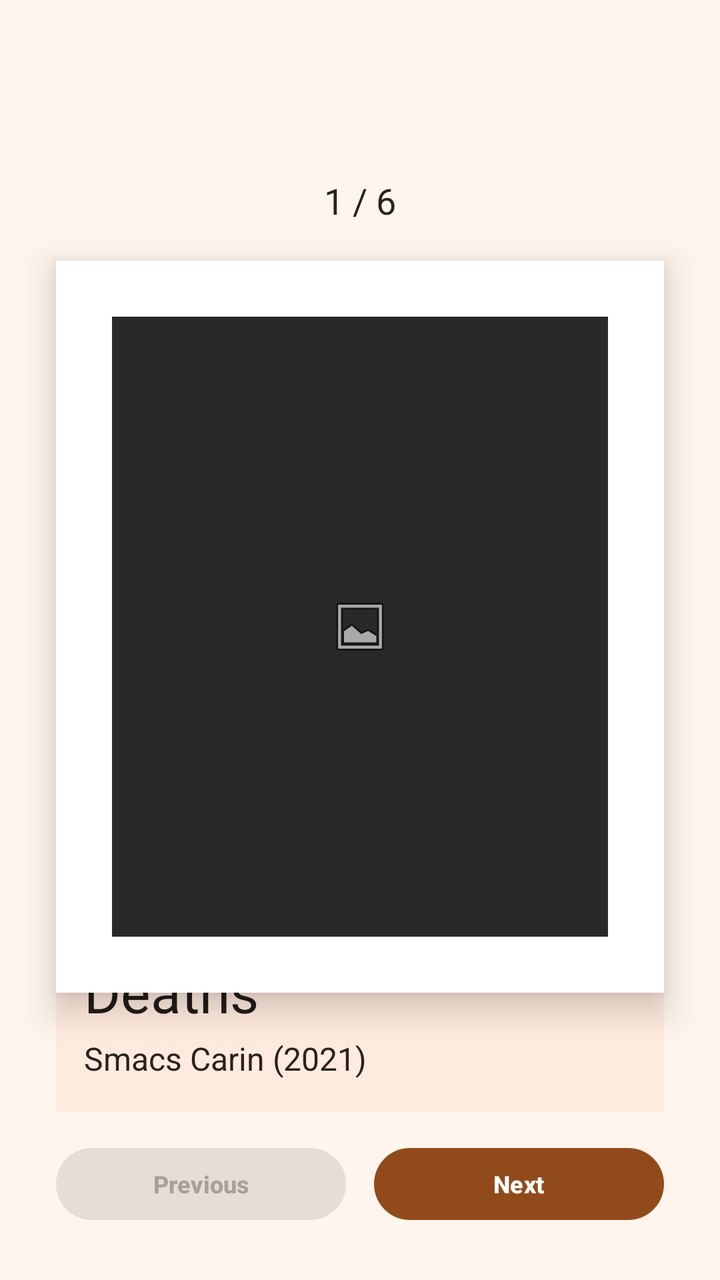
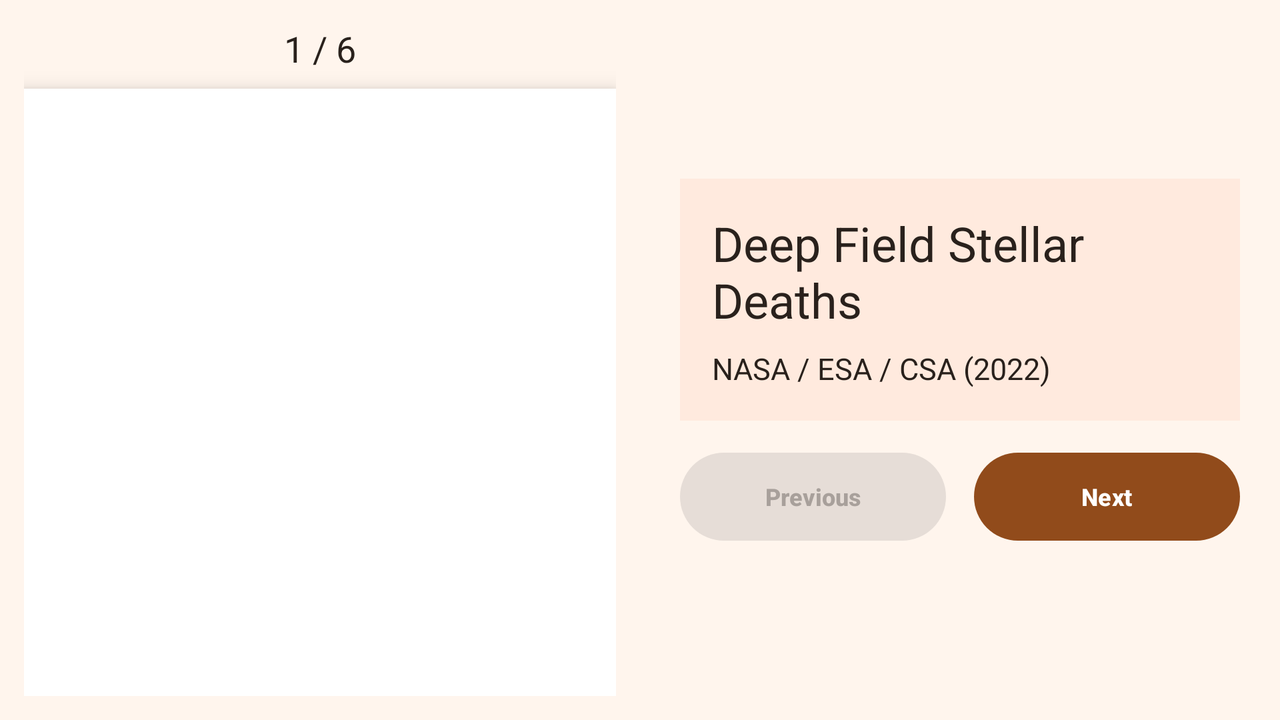

First picture: res/layout/ on a phone held upright. Second picture: the repository's own variant of that layout, on a device whose configuration matches the variant's folder. Source for both follows.
<!-- AndroidManifest.xml: application theme Theme.Mid_Exam_Mohamed_AlFarani -->
<!-- res/layout/activity_main.xml -->
<?xml version="1.0" encoding="utf-8"?>
<androidx.constraintlayout.widget.ConstraintLayout
    xmlns:android="http://schemas.android.com/apk/res/android"
    xmlns:app="http://schemas.android.com/apk/res-auto"
    xmlns:tools="http://schemas.android.com/tools"
    android:id="@+id/main"
    android:layout_width="match_parent"
    android:layout_height="match_parent"
    android:background="#FFF5ED"
    tools:context=".MainActivity">

    
    <TextView
        android:id="@+id/artworkCounter"
        android:layout_width="wrap_content"
        android:layout_height="wrap_content"
        android:layout_marginTop="88dp"
        android:text="1 / 6"
        android:textSize="18sp"
        android:textColor="#29211C"
        app:layout_constraintTop_toTopOf="parent"
        app:layout_constraintStart_toStartOf="parent"
        app:layout_constraintEnd_toEndOf="parent" />

    
    <LinearLayout
        android:id="@+id/artworkCard"
        android:layout_width="0dp"
        android:layout_height="wrap_content"
        android:layout_marginStart="28dp"
        android:layout_marginEnd="28dp"
        android:layout_marginTop="18dp"
        android:orientation="vertical"
        android:padding="28dp"
        android:background="#FFFFFF"
        android:elevation="10dp"
        app:layout_constraintTop_toBottomOf="@id/artworkCounter"
        app:layout_constraintStart_toStartOf="parent"
        app:layout_constraintEnd_toEndOf="parent">

        <ImageView
            android:id="@+id/artworkImage"
            android:layout_width="match_parent"
            android:layout_height="310dp"
            android:background="#292929"
            android:src="@android:drawable/ic_menu_gallery"
            android:scaleType="centerInside"
            android:clickable="true"
            android:focusable="true"
            android:contentDescription="Artwork image" />

    </LinearLayout>

    
    <LinearLayout
        android:id="@+id/artworkInfo"
        android:layout_width="0dp"
        android:layout_height="wrap_content"
        android:layout_marginStart="28dp"
        android:layout_marginEnd="28dp"
        android:layout_marginBottom="18dp"
        android:background="#FFEADE"
        android:orientation="vertical"
        android:paddingStart="14dp"
        android:paddingEnd="14dp"
        android:paddingTop="16dp"
        android:paddingBottom="16dp"
        app:layout_constraintTop_toBottomOf="@id/artworkCard"
        app:layout_constraintBottom_toTopOf="@id/navigationButtons"
        app:layout_constraintVertical_bias="1"
        app:layout_constraintStart_toStartOf="parent"
        app:layout_constraintEnd_toEndOf="parent">

        <TextView
            android:id="@+id/artworkTitle"
            android:layout_width="match_parent"
            android:layout_height="wrap_content"
            android:text="Deep Field Stellar Deaths"
            android:textColor="#211B17"
            android:textSize="28sp" />

        <TextView
            android:id="@+id/artworkArtistYear"
            android:layout_width="match_parent"
            android:layout_height="wrap_content"
            android:layout_marginTop="4dp"
            android:text="Smacs Carin (2021)"
            android:textColor="#29211C"
            android:textSize="16sp" />

    </LinearLayout>

    
    <LinearLayout
        android:id="@+id/navigationButtons"
        android:layout_width="0dp"
        android:layout_height="36dp"
        android:layout_marginStart="28dp"
        android:layout_marginEnd="28dp"
        android:layout_marginBottom="30dp"
        android:orientation="horizontal"
        app:layout_constraintBottom_toBottomOf="parent"
        app:layout_constraintStart_toStartOf="parent"
        app:layout_constraintEnd_toEndOf="parent">

        <Button
            android:id="@+id/previousButton"
            android:layout_width="0dp"
            android:layout_height="match_parent"
            android:layout_weight="1"
            android:layout_marginEnd="7dp"
            android:text="Previous"
            android:textAllCaps="false"
            android:textSize="12sp"
            android:textStyle="bold"
            android:minHeight="0dp"
            android:insetTop="0dp"
            android:insetBottom="0dp"
            android:enabled="false"
            android:textColor="@color/artspace_button_text"
            app:backgroundTint="@color/artspace_button_tint"
            app:cornerRadius="30dp" />

        <Button
            android:id="@+id/nextButton"
            android:layout_width="0dp"
            android:layout_height="match_parent"
            android:layout_weight="1"
            android:layout_marginStart="7dp"
            android:text="Next"
            android:textAllCaps="false"
            android:textSize="12sp"
            android:textStyle="bold"
            android:minHeight="0dp"
            android:insetTop="0dp"
            android:insetBottom="0dp"
            android:textColor="@color/artspace_button_text"
            app:backgroundTint="@color/artspace_button_tint"
            app:cornerRadius="30dp" />

    </LinearLayout>

</androidx.constraintlayout.widget.ConstraintLayout>
<!-- resources referenced by this layout -->
<resources>
  <style name="Theme.Mid_Exam_Mohamed_AlFarani" parent="Base.Theme.Mid_Exam_Mohamed_AlFarani" />
  <style name="Base.Theme.Mid_Exam_Mohamed_AlFarani" parent="Theme.Material3.DayNight.NoActionBar">
          
          
      </style>
</resources>
<!-- res/layout-land/activity_main.xml (the repository's variant of the layout above) -->
<!-- drawn on the phone turned sideways -->
<LinearLayout
    xmlns:android="http://schemas.android.com/apk/res/android"
    xmlns:app="http://schemas.android.com/apk/res-auto"
    xmlns:tools="http://schemas.android.com/tools"
    android:id="@+id/main"
    android:layout_width="match_parent"
    android:layout_height="match_parent"
    android:orientation="horizontal"
    android:background="#FFF5ED"
    tools:context=".MainActivity">

    
    <LinearLayout
        android:layout_width="0dp"
        android:layout_height="match_parent"
        android:layout_weight="1"
        android:orientation="vertical"
        android:padding="12dp">

        <TextView
            android:id="@+id/artworkCounter"
            android:layout_width="match_parent"
            android:layout_height="wrap_content"
            android:text="1 / 6"
            android:textSize="18sp"
            android:textColor="#29211C"
            android:gravity="center" />

        <LinearLayout
            android:id="@+id/artworkCard"
            android:layout_width="match_parent"
            android:layout_height="0dp"
            android:layout_weight="1"
            android:layout_marginTop="8dp"
            android:orientation="vertical"
            android:padding="12dp"
            android:background="#FFFFFF"
            android:elevation="6dp">

            <ImageView
                android:id="@+id/artworkImage"
                android:layout_width="match_parent"
                android:layout_height="match_parent"
                android:src="@drawable/artwork_1"
                android:scaleType="centerCrop"
                android:clickable="true"
                android:focusable="true"
                android:contentDescription="Artwork image" />

        </LinearLayout>

    </LinearLayout>

    
    <LinearLayout
        android:layout_width="0dp"
        android:layout_height="match_parent"
        android:layout_weight="1"
        android:orientation="vertical"
        android:gravity="center_vertical"
        android:padding="20dp">

        
        <LinearLayout
            android:id="@+id/artworkInfo"
            android:layout_width="match_parent"
            android:layout_height="wrap_content"
            android:orientation="vertical"
            android:padding="16dp"
            android:background="#FFEADE">

            <TextView
                android:id="@+id/artworkTitle"
                android:layout_width="match_parent"
                android:layout_height="wrap_content"
                android:text="Deep Field Stellar Deaths"
                android:textSize="24sp"
                android:textColor="#29211C" />

            <TextView
                android:id="@+id/artworkArtistYear"
                android:layout_width="match_parent"
                android:layout_height="wrap_content"
                android:layout_marginTop="8dp"
                android:text="NASA / ESA / CSA (2022)"
                android:textSize="15sp"
                android:textColor="#29211C" />

        </LinearLayout>

        
        <LinearLayout
            android:id="@+id/navigationButtons"
            android:layout_width="match_parent"
            android:layout_height="44dp"
            android:layout_marginTop="16dp"
            android:orientation="horizontal">

            <Button
                android:id="@+id/previousButton"
                android:layout_width="0dp"
                android:layout_height="match_parent"
                android:layout_weight="1"
                android:layout_marginEnd="7dp"
                android:text="Previous"
                android:textAllCaps="false"
                android:textSize="12sp"
                android:textStyle="bold"
                android:minHeight="0dp"
                android:insetTop="0dp"
                android:insetBottom="0dp"
                android:enabled="false"
                android:textColor="@color/artspace_button_text"
                app:backgroundTint="@color/artspace_button_tint"
                app:cornerRadius="25dp" />

            <Button
                android:id="@+id/nextButton"
                android:layout_width="0dp"
                android:layout_height="match_parent"
                android:layout_weight="1"
                android:layout_marginStart="7dp"
                android:text="Next"
                android:textAllCaps="false"
                android:textSize="12sp"
                android:textStyle="bold"
                android:minHeight="0dp"
                android:insetTop="0dp"
                android:insetBottom="0dp"
                android:textColor="@color/artspace_button_text"
                app:backgroundTint="@color/artspace_button_tint"
                app:cornerRadius="25dp" />

        </LinearLayout>

    </LinearLayout>

</LinearLayout>
